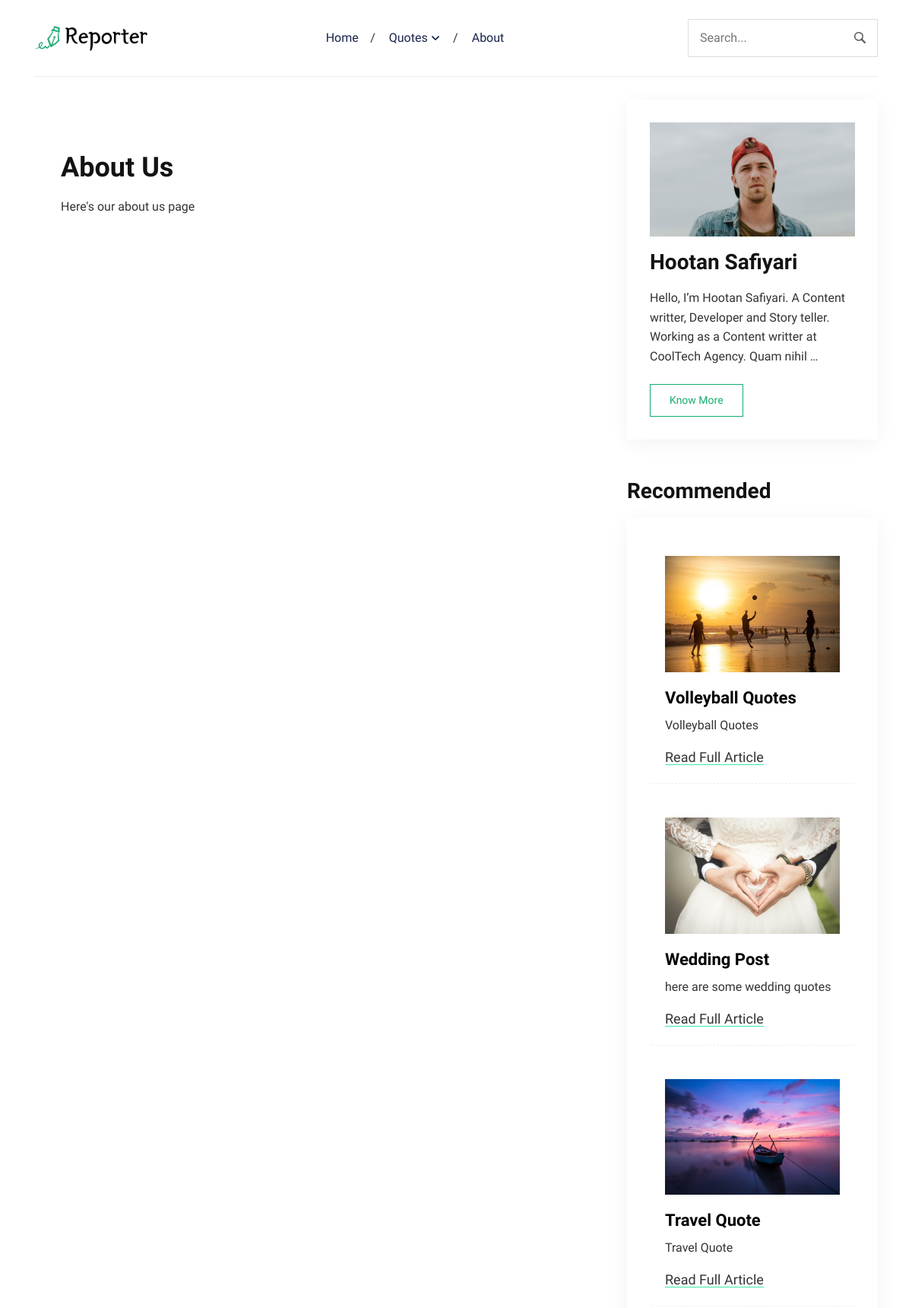
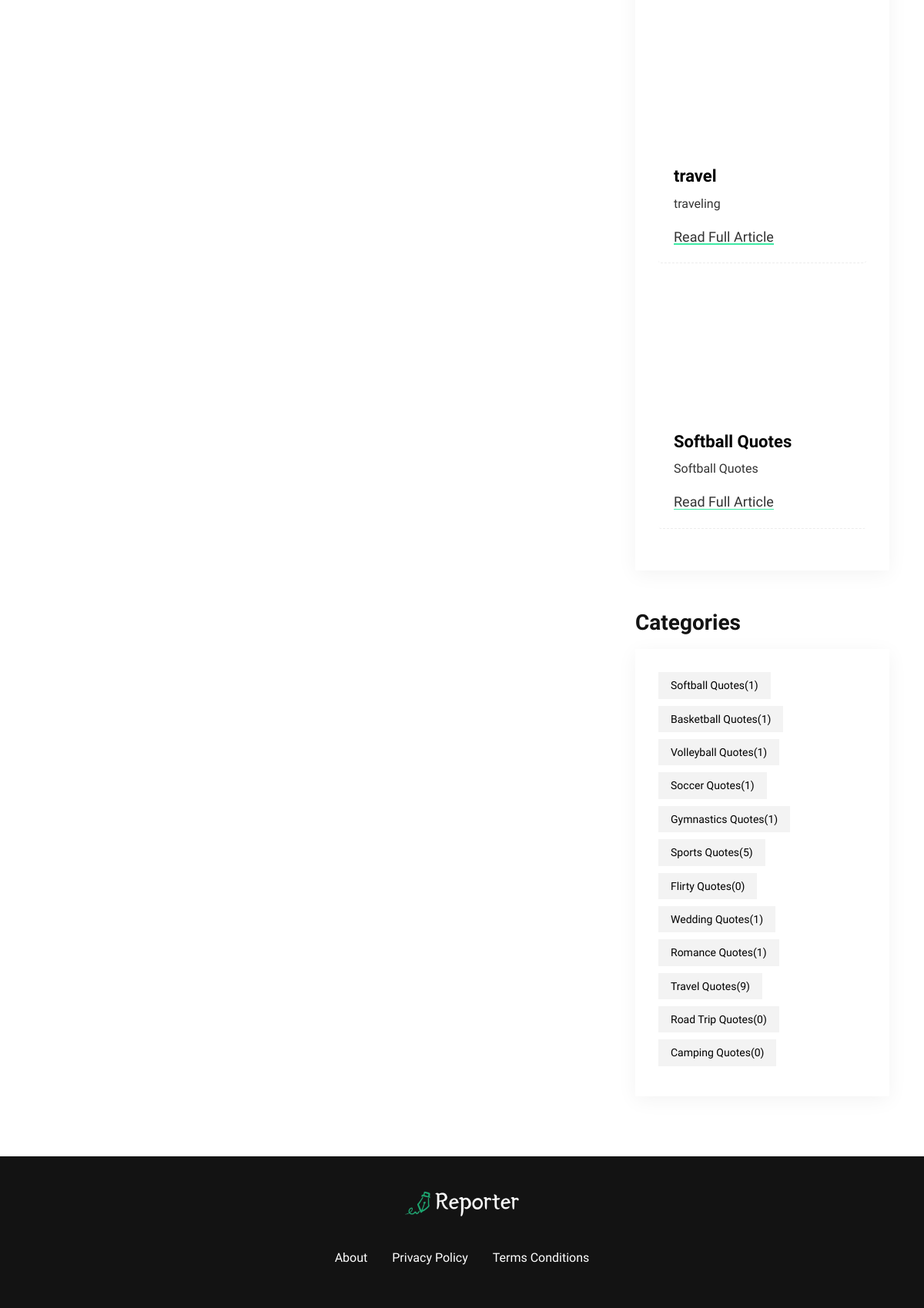
/about, run on the app's committed database (2 pictures, top to bottom).
### posts/models.py (models this page shows, shortened)
class BlogPost(models.Model):
    title = models.CharField(max_length=200)
    content = models.TextField()
    pub_date = models.DateTimeField(auto_now_add=True)
    categories = models.ManyToManyField(Category)
    image = models.ImageField(upload_to='blog_post_images/', blank=True, null=True)

class Category(models.Model):
    name = models.CharField(max_length=100)
    slug = models.SlugField(unique=True, blank=True)

### posts/views.py (the view)
# urls.py: path("about", views.about, name="about"),
def about(request, category_slug=None):
    categories = Category.objects.all()
    if category_slug:
        category = get_object_or_404(Category, slug=category_slug)
        posts = BlogPost.objects.filter(categories=category)
    else:
        category = None
        posts = BlogPost.objects.all()
    posts = posts.order_by('pub_date')
    recommended_posts = random.sample(list(BlogPost.objects.all()), min(5, BlogPost.objects.count()))
    return render(request, "about.html", {'categories': categories, 'category': category, 'posts': posts, 'recommended_posts': recommended_posts})

### posts/templates/about.html (shortened to what this page needs)
<!DOCTYPE html>
{% load static %}
<html lang="en-us">
<head>
	<link rel="stylesheet" href="{% static "plugins/bootstrap/bootstrap.min.css" %}">
	<link rel="stylesheet" href="{% static "css/style.css" %}">
</head>
<body>
  <header class="navigation">
    <div class="container">
      <nav class="navbar navbar-expand-lg navbar-light px-0">
        <a class="navbar-brand order-1 py-0" href="/">
          <img loading="prelaod" decoding="async" class="img-fluid" src="{% static 'images/logo.png' %}" alt="Reporter Hugo">
        </a>
        <form action="#!" class="search order-lg-3 order-md-2 order-3 ml-auto">
          <input id="search-query" name="s" type="search" placeholder="Search..." autocomplete="off">
        </form>
        <div class="collapse navbar-collapse text-center order-lg-2 order-4" id="navigation">
          <ul class="navbar-nav mx-auto mt-3 mt-lg-0">
            <li class="nav-item"> <a class="nav-link" href="/">Home</a>
            </li>
            <li class="nav-item dropdown">
              <a class="nav-link dropdown-toggle" href="#" role="button"
                data-toggle="dropdown" aria-haspopup="true" aria-expanded="false">
                Quotes
              </a>
              <li class="nav-item"> <a class="nav-link" href="/about">About</a>
              </li>
            </li>
          </ul>
        </div>
      </nav>
    </div>
  </header>
  <main>
    <section class="section">
      <div class="container">
        <div class="row">
          <div class="col-lg-8 mb-5 mb-lg-0">
            <main>
              <section class="section">
                <div class="container">
                  <div class="row">
                    <div class="col-lg-12 mb-5 mb-lg-0">
                      <article>
                        <h1 class="my-3">About Us</h1>
                        <p>Here's our about us page</p>
                      </article>
                    </div>
                  </div>
                </div>
              </section>
            </main>
				</div>
        <div class="col-lg-4">
          <div class="widget-blocks">
            <div class="row">
              <div class="col-lg-12">
                <div class="widget">
                  <div class="widget-body">
                    <a href="/about">
                    <img loading="lazy" decoding="async" src="{% static "images/author.jpg"%}" alt="About Me" class="w-100 author-thumb-sm d-block">
                    <h2 class="widget-title my-3">Hootan Safiyari</h2>
                    <p class="mb-3 pb-2">Hello, I’m Hootan Safiyari. A Content writter, Developer and Story teller. Working as a Content writter at CoolTech Agency. Quam nihil …</p> <a href="/about" class="btn btn-sm btn-outline-primary">Know
                      More</a>
                    <a/>
                  </div>
                </div>
              </div>
      <div class="col-lg-12 col-md-6">
        <div class="widget">
          <h2 class="section-title mb-3">Recommended</h2>
          <div class="widget-body">
            <div class="widget-list">
              {% for post in recommended_posts %}
                <article class="card mb-4">
                  <div class="card-image">
                    <a href="{% url 'quotepost' post_id=post.id %}">
                      <div class="post-info"></div>
                      <img loading="lazy" decoding="async" src="{{ post.image.url }}" alt="{{ post.title }}" class="w-100">
                    </a>
                  </div>
                  <div class="card-body px-0 pb-1">
                    <h3><a class="post-title post-title-sm" href="{% url 'quotepost' post_id=post.id %}">{{ post.title }}</a></h3>
                    <p class="card-text">{{ post.content }}</p>
                    <div class="content">
                      <a class="read-more-btn" href="{% url 'quotepost' post_id=post.id %}">Read Full Article</a>
                    </div>
                  </div>
                </article>
              {% endfor %}
            </div>
          </div>
        </div>
      </div>
      <div class="col-lg-12 col-md-6">
        <div class="widget">
          <h2 class="section-title mb-3">Categories</h2>
          <div class="widget-body">
            <ul class="widget-list">
                {% for category in categories %}
                <li><a href="{% url 'index_with_category' category.slug %}">{{ category.name }}<span class="ml-auto">({{ category.blogpost_set.count }})</span></a></li>
                {% endfor %}
            </ul>
        </div>
        </div>
      </div>
    </div>
  </div>
</div>
			</div>
		</div>
	</section>
</main>
<footer class="bg-dark mt-5">
  <div class="container section">
    <div class="row">
      <div class="col-lg-10 mx-auto text-center">
        <a class="d-inline-block mb-4 pb-2" href="index.html">
          <img loading="prelaod" decoding="async" class="img-fluid" src={% static "images/logo-white.png" %} alt="Reporter Hugo">
        </a>
        <ul class="p-0 d-flex navbar-footer mb-0 list-unstyled">
          <li class="nav-item my-0"> <a class="nav-link" href="/about">About</a></li>
          <li class="nav-item my-0"> <a class="nav-link" href="#">Privacy Policy</a></li>
          <li class="nav-item my-0"> <a class="nav-link" href="#">Terms Conditions</a></li>
        </ul>
      </div>
    </div>
  </div>
</footer>
</body>
</html>

### posts/templates/about.html (style rules this page uses)
article { padding: 20px; box-shadow: 0 0 10px rgba(0, 0, 0, 0.0); background-color: #fff; }

### data on the page
BlogPost: image (picture), title "Volleyball Quotes", content "Volleyball Quotes"
BlogPost: image (picture), title "Wedding Post", content "here are some wedding quotes"
BlogPost: image (picture), title "Travel Quote", content "Travel Quote"
BlogPost: image (picture), title "travel", content "traveling"
BlogPost: image (picture), title "Softball Quotes", content "Softball Quotes"
Category: name "Softball Quotes", blogpost_set.count "1"
Category: name "Basketball Quotes", blogpost_set.count "1"
Category: name "Volleyball Quotes", blogpost_set.count "1"
Category: name "Soccer Quotes", blogpost_set.count "1"
Category: name "Gymnastics Quotes", blogpost_set.count "1"
Category: name "Sports Quotes", blogpost_set.count "5"
Category: name "Flirty Quotes", blogpost_set.count "0"
Category: name "Wedding Quotes", blogpost_set.count "1"
Category: name "Romance Quotes", blogpost_set.count "1"
Category: name "Travel Quotes", blogpost_set.count "9"
Category: name "Road Trip Quotes", blogpost_set.count "0"
Category: name "Camping Quotes", blogpost_set.count "0"
